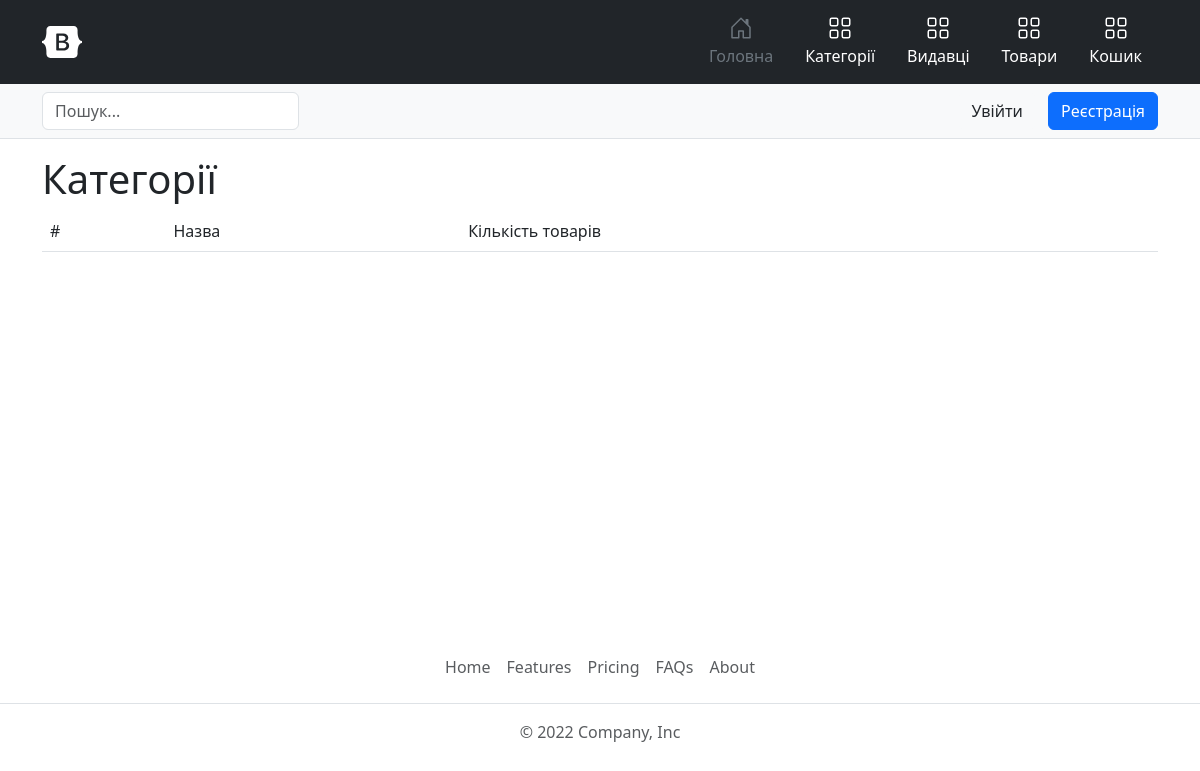
Page /category on the earlier database version.
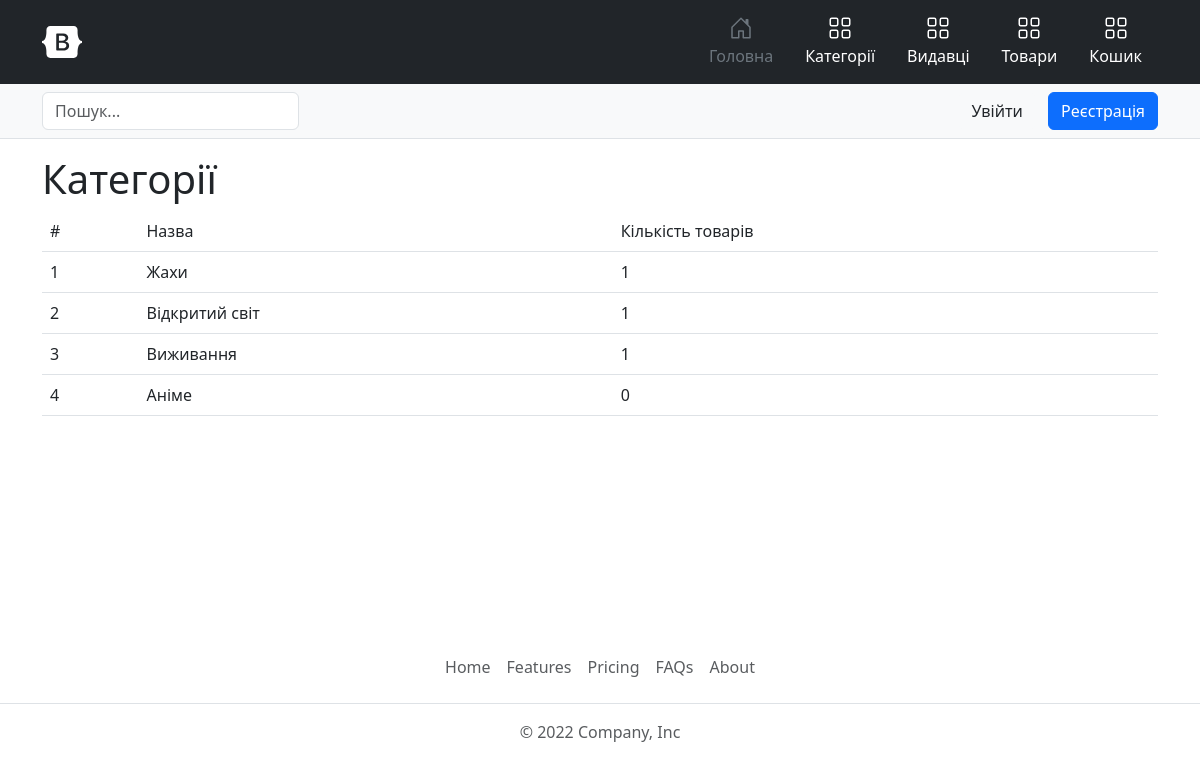
Same page on the later database version.
### tables this page shows
CREATE TABLE `category` (
  `id` int NOT NULL,
  `name` varchar(255) NOT NULL
);

### core/Template.php (called while the page is built, shortened)
<?php
class Template
{
    protected $path;
    public function __construct($path)
    {
        $this->path = $path;
    }
    public function getHTML()
    {
        include($this->path);
        $html = ob_get_contents();
        return $html;
    }
}

### core/Controller.php (called while the page is built, shortened)
<?php
class Controller
{
    protected $viewPath;
    public function __construct()
    {
        $this->moduleName = \core\Core::getInstance()->app['moduleName'];
        $this->actionName = \core\Core::getInstance()->app['actionName'];
        $this->viewPath = "views/$this->moduleName/$this->actionName.php";
    }
    public function render($viewPath = null, $params = null)
    {
        if (empty($viewPath))
            $viewPath = $this->viewPath;
        $tpl = new Template($viewPath);
        if (!empty($params))
            $tpl->setParams($params);
        return $tpl->getHTML();
    }
}

### controllers/CategoryController.php (called while the page is built, shortened)
<?php
class CategoryController extends Controller
{
    public function indexAction()
    {
        $categories = Category::getCategoriesWithCount();
        return $this->render(null, [
            'categories' => $categories
        ]);
    }
}

### index.php (called while the page is built, shortened)
<?php
spl_autoload_register(function ($className) {
    $path = $className . '.php';
});
$core = core\Core::getInstance();
$core->Initialize();
$core->Run();

### core/DB.php (called while the page is built, shortened)
<?php
class DB
{
    protected $pdo;
    public function __construct($hostname, $login, $password, $database)
    {
        $this->pdo = new \PDO("mysql:host=$hostname;dbname=$database", $login, $password);
    }
    public function select($tableName, $fieldList = "*", $conditionArray = null)
    {
        if (is_string($fieldList))
            $fieldListString = $fieldList;
        $wherePartString = "";
        if (is_array($conditionArray)) {
            foreach ($conditionArray as $key => $value) {
                $parts[] = "$key = :$key";
            }
            $wherePartString = "WHERE " . implode(' AND ', $parts);
        }
        $res = $this->pdo->prepare("SELECT $fieldListString FROM $tableName $wherePartString");
        $res->execute($conditionArray);
        return $res->fetchAll(\PDO::FETCH_ASSOC);
    }
}

### models/Category.php (called while the page is built, shortened)
<?php
class Category
{
    protected static $tableName = 'category';
    public static function getCategoriesWithCount()
    {
        $rows = Core::getInstance()->db->select(self::$tableName);
        foreach ($rows as $key => $row) {
            $rows[$key]['count'] = CategoryList::getCategoryCount($row['id']);
        }
        return $rows;
    }
}

### models/CategoryList.php (called while the page is built, shortened)
<?php
class CategoryList
{
    protected static $tableName = 'category_list';
    public static function getCategoryCount($category_id)
    {
        $rows = Core::getInstance()->db->select(
            self::$tableName,
            '*',
            [
                'category_id' => $category_id
            ]
        );
        return count($rows);
    }
}

### views/category/index.php (the view, shortened to what this page needs)
<h1>Категорії</h1>
<table class="table">
    <thead>
        <tr>
            <td>#</td>
            <td>Назва</td>
            <td>Кількість товарів</td>
        </tr>
    </thead>
    <?php if (!empty($categories)): ?>
        <?php
        $index = 1;
        foreach ($categories as $row): ?>
            <tr>
                <td>
                    <?= $index ?>
                </td>
                <td><?= $row['name'] ?></td>
                <td>
                    <?= $row['count'] ?>
                </td>
            </tr>
            <?php
            $index++;
        endforeach; ?>
        <?php endif; ?>
</table>

Differences in the rows shown:
added category: name "Жахи", count "1"
added category: name "Відкритий світ", count "1"
added category: name "Виживання", count "1"
added category: name "Аніме", count "0"
